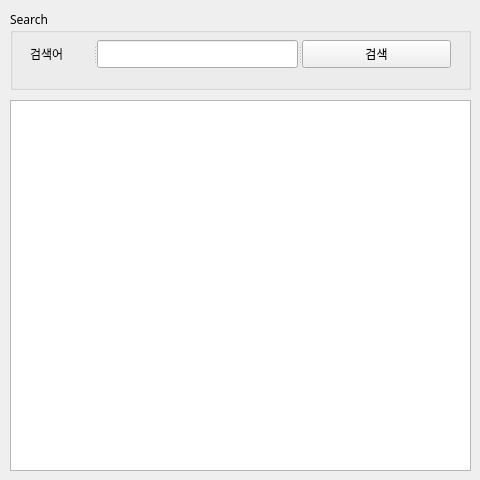
<?xml version="1.0" encoding="UTF-8"?>
<ui version="4.0">
 <class>Form</class>
 <widget class="QWidget" name="Form">
  <property name="geometry">
   <rect>
    <x>0</x>
    <y>0</y>
    <width>480</width>
    <height>480</height>
   </rect>
  </property>
  <property name="sizePolicy">
   <sizepolicy hsizetype="Fixed" vsizetype="Fixed">
    <horstretch>0</horstretch>
    <verstretch>0</verstretch>
   </sizepolicy>
  </property>
  <property name="font">
   <font>
    <family>NanumGothic</family>
   </font>
  </property>
  <property name="windowTitle">
   <string>네이버뉴스 검색</string>
  </property>
  <property name="windowIcon">
   <iconset>
    <normaloff>naver_icon.png</normaloff>naver_icon.png</iconset>
  </property>
  <widget class="QGroupBox" name="groupBox">
   <property name="geometry">
    <rect>
     <x>10</x>
     <y>10</y>
     <width>461</width>
     <height>80</height>
    </rect>
   </property>
   <property name="title">
    <string>Search</string>
   </property>
   <widget class="QSplitter" name="splitter">
    <property name="geometry">
     <rect>
      <x>20</x>
      <y>30</y>
      <width>421</width>
      <height>28</height>
     </rect>
    </property>
    <property name="orientation">
     <enum>Qt::Horizontal</enum>
    </property>
    <widget class="QLabel" name="label">
     <property name="text">
      <string>검색어</string>
     </property>
    </widget>
    <widget class="QLineEdit" name="txtSearch"/>
    <widget class="QPushButton" name="btnSearch">
     <property name="text">
      <string>검색</string>
     </property>
    </widget>
   </widget>
  </widget>
  <widget class="QTableWidget" name="tblResult">
   <property name="geometry">
    <rect>
     <x>10</x>
     <y>100</y>
     <width>461</width>
     <height>371</height>
    </rect>
   </property>
  </widget>
 </widget>
 <resources/>
 <connections/>
</ui>
